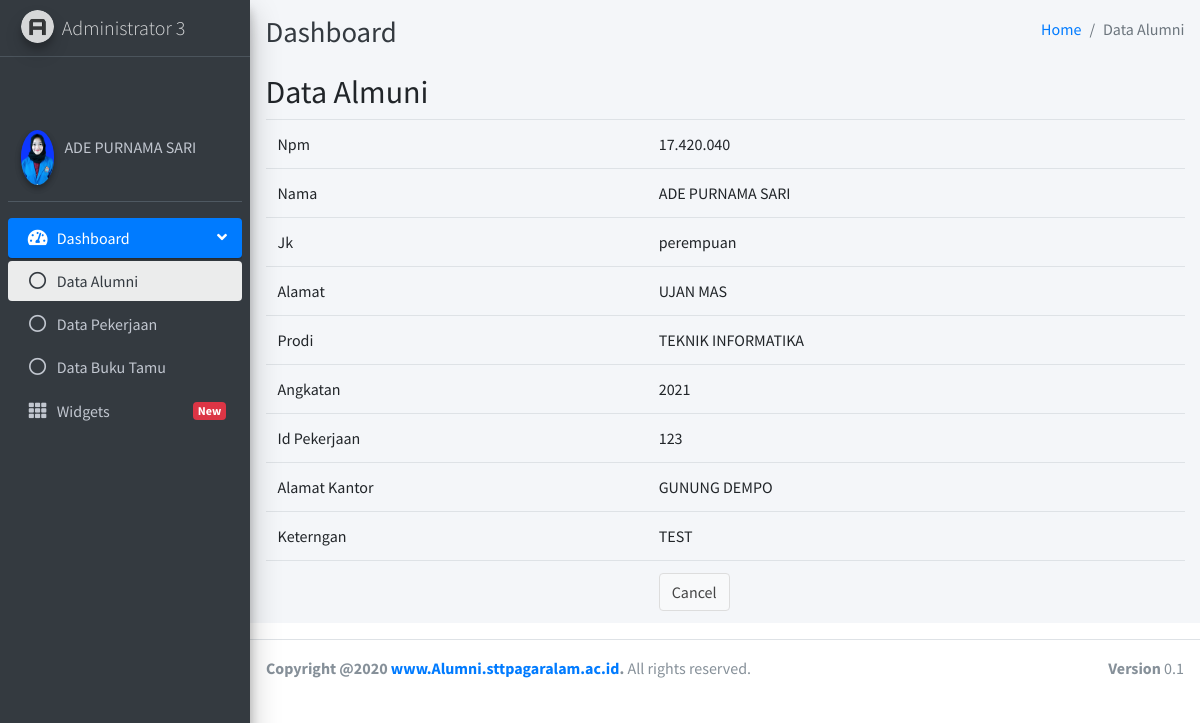
/index.php/alumni/read/2, run on the app's committed database.
### tables this page shows
CREATE TABLE IF NOT EXISTS `tb_alumni` (
  `id` int(5) NOT NULL AUTO_INCREMENT,
  `npm` varchar(10) NOT NULL,
  `nama` varchar(25) NOT NULL,
  `jk` varchar(9) NOT NULL,
  `alamat` text NOT NULL,
  `prodi` varchar(25) NOT NULL,
  `angkatan` int(4) NOT NULL,
  `id_pekerjaan` int(5) NOT NULL,
  `alamat_kantor` text NOT NULL,
  `keterngan` text NOT NULL,
  PRIMARY KEY (`id`),
  UNIQUE KEY `npm` (`npm`)
);

### application/controllers/Alumni.php (called while the page is built, shortened)
<?php
class Alumni extends CI_Controller
{
    function __construct()
    {
        $this->load->model('M_alumni');
        $this->load->library('form_validation');
    }
    public function read($id)
    {
        $row = $this->M_alumni->get_by_id($id);
        if ($row) {
            $data = array(
		'id' => $row->id,
		'npm' => $row->npm,
		'nama' => $row->nama,
		'jk' => $row->jk,
		'alamat' => $row->alamat,
		'prodi' => $row->prodi,
		'angkatan' => $row->angkatan,
		'id_pekerjaan' => $row->id_pekerjaan,
		'alamat_kantor' => $row->alamat_kantor,
		'keterngan' => $row->keterngan,
	    );
            $this->load->view('adminlte/header');
            $this->load->view('adminlte/navbar');
            $this->load->view('adminlte/sidebar');
            $this->load->view('alumni/tb_alumni_read', $data);
            $this->load->view('adminlte/footer');
        } else {
            $this->session->set_flashdata('message', 'Record Not Found');
            redirect(site_url('alumni'));
        }
    }
}

### index.php (called while the page is built, shortened)
<?php
require_once BASEPATH.'core/CodeIgniter.php';

### application/models/M_alumni.php (called while the page is built, shortened)
<?php
class M_alumni extends CI_Model
{
    public $table = 'tb_alumni';
    public $id = 'id';
    function get_by_id($id)
    {
        $this->db->where($this->id, $id);
        return $this->db->get($this->table)->row();
    }
}

### application/views/alumni/tb_alumni_read.php (the view)
 <div class="content-wrapper">
   <div class="content-header">
     <div class="container-fluid">
       <div class="row mb-2">
         <div class="col-sm-6">
           <h1 class="m-0 text-dark">Dashboard</h1>
         </div>
         <div class="col-sm-6">
           <ol class="breadcrumb float-sm-right">
             <li class="breadcrumb-item"><a href="#">Home</a></li>
             <li class="breadcrumb-item active">Data Alumni</li>
           </ol>
         </div>
       </div>
     </div>
   </div>
   <section class="content">
     <div class="container-fluid">
       <h2 style="margin-top:0px">Data Almuni</h2>
       <table class="table">
    <tr><td>Npm</td><td><?php echo $npm; ?></td></tr>
    <tr><td>Nama</td><td><?php echo $nama; ?></td></tr>
    <tr><td>Jk</td><td><?php echo $jk; ?></td></tr>
    <tr><td>Alamat</td><td><?php echo $alamat; ?></td></tr>
    <tr><td>Prodi</td><td><?php echo $prodi; ?></td></tr>
    <tr><td>Angkatan</td><td><?php echo $angkatan; ?></td></tr>
    <tr><td>Id Pekerjaan</td><td><?php echo $id_pekerjaan; ?></td></tr>
    <tr><td>Alamat Kantor</td><td><?php echo $alamat_kantor; ?></td></tr>
    <tr><td>Keterngan</td><td><?php echo $keterngan; ?></td></tr>
    <tr><td></td><td><a href="<?php echo site_url('alumni') ?>" class="btn btn-default">Cancel</a></td></tr>
</table>
      </div>
   </section>
 </div>

### data on the page
tb_alumni: npm "17.420.040", nama "ADE PURNAMA SARI", jk "perempuan", alamat "UJAN MAS", prodi "TEKNIK INFORMATIKA", angkatan "2021", id_pekerjaan "123", alamat_kantor "GUNUNG DEMPO", keterngan "TEST"
